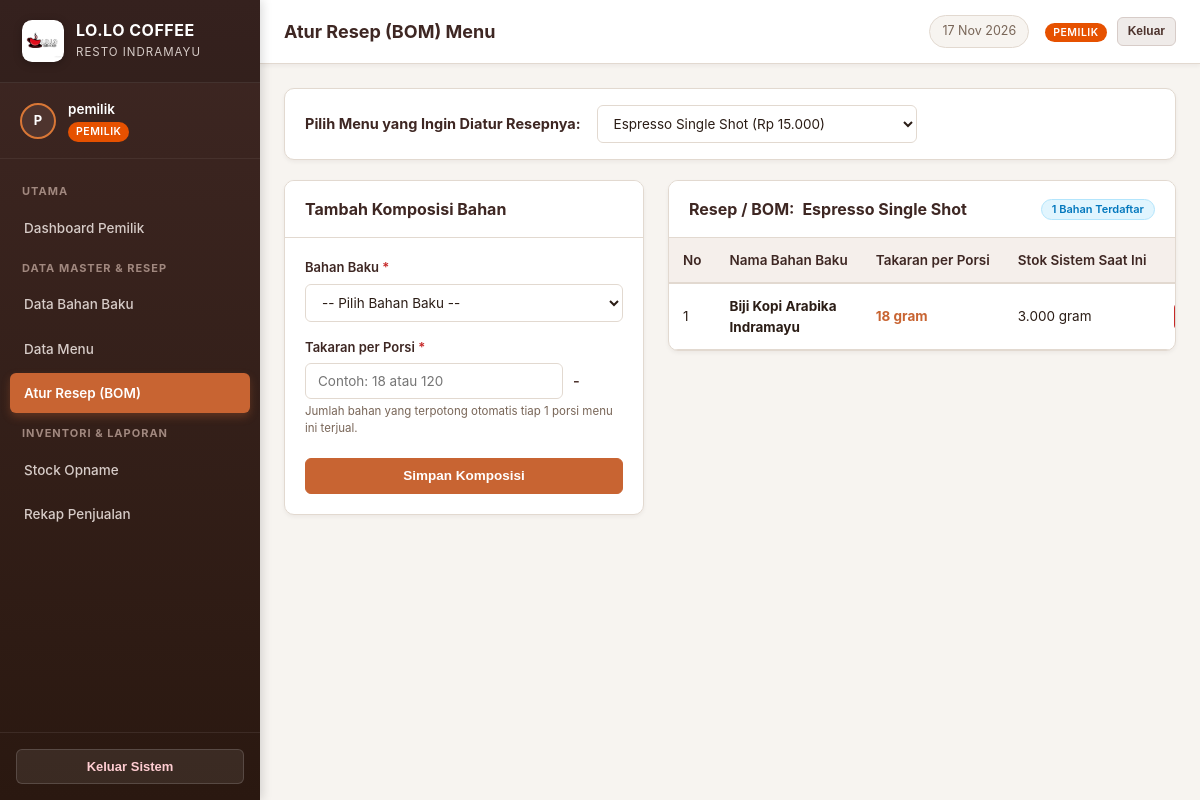
The app's page /pages/pemilik/resep.php (signed in), older data.
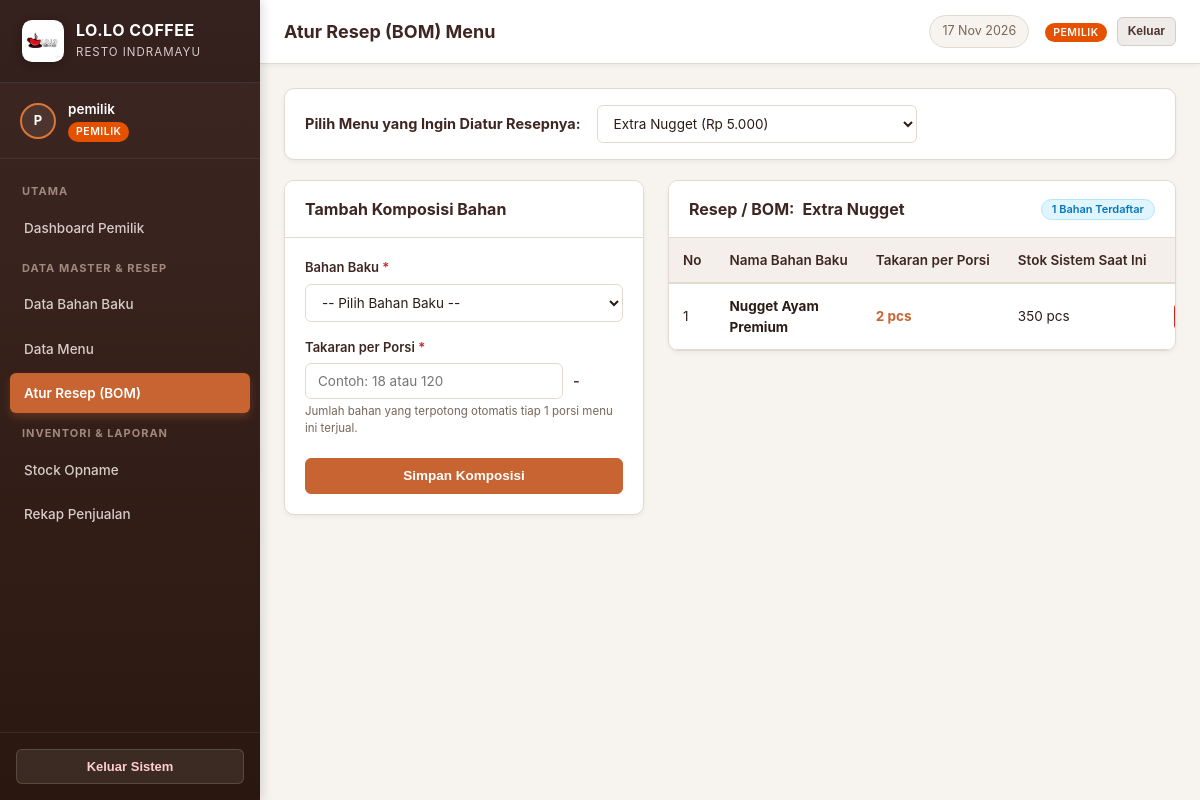
The same page, newer data.
### tables this page shows
CREATE TABLE `menu` (
    `id_menu` INT AUTO_INCREMENT PRIMARY KEY,
    `nama_menu` VARCHAR(100) NOT NULL,
    `harga` DECIMAL(12,2) NOT NULL DEFAULT 0.00,
    `created_at` TIMESTAMP DEFAULT CURRENT_TIMESTAMP
);

CREATE TABLE `resep` (
    `id_resep` INT AUTO_INCREMENT PRIMARY KEY,
    `id_menu` INT NOT NULL,
    `id_bahan` INT NOT NULL,
    `takaran` DECIMAL(10,2) NOT NULL,
    CONSTRAINT `fk_resep_menu` FOREIGN KEY (`id_menu`) REFERENCES `menu` (`id_menu`) ON DELETE CASCADE,
    CONSTRAINT `fk_resep_bahan` FOREIGN KEY (`id_bahan`) REFERENCES `bahan_baku` (`id_bahan`) ON DELETE RESTRICT
);

CREATE TABLE `bahan_baku` (
    `id_bahan` INT AUTO_INCREMENT PRIMARY KEY,
    `nama_bahan` VARCHAR(100) NOT NULL,
    `satuan` VARCHAR(20) NOT NULL,
    `stok_bahan` DECIMAL(10,2) NOT NULL DEFAULT 0.00,
    `batas_minimal` DECIMAL(10,2) NOT NULL DEFAULT 0.00,
    `created_at` TIMESTAMP DEFAULT CURRENT_TIMESTAMP
);

### config/database.php (called while the page is built, shortened)
<?php
class Database {
    private static $host = '127.0.0.1';
    private static $db_name = 'proyek 1';
    private static $username = 'root';
    private static $password = '';
    private static $conn = null;
    public static function getConnection() {
        if (self::$conn === null) {
            try {
                $options = [
                    PDO::ATTR_ERRMODE => PDO::ERRMODE_EXCEPTION,
                    PDO::ATTR_DEFAULT_FETCH_MODE => PDO::FETCH_ASSOC,
                    PDO::ATTR_EMULATE_PREPARES => true,
                    PDO::MYSQL_ATTR_MULTI_STATEMENTS => true,
                ];
                $dsn = "mysql:host=" . self::$host . ";dbname=" . self::$db_name . ";charset=utf8mb4";
                try {
                    self::$conn = new PDO($dsn, self::$username, self::$password, $options);
                } catch (PDOException $e) {
                    if ($e->getCode() == 1049 || strpos($e->getMessage(), 'Unknown database') !== false) {
                        $serverPdo = new PDO("mysql:host=" . self::$host . ";charset=utf8mb4", self::$username, self::$password, $options);
                        $serverPdo->exec("CREATE DATABASE IF NOT EXISTS `" . self::$db_name . "` DEFAULT CHARACTER SET utf8mb4 COLLATE utf8mb4_unicode_ci;");
                        self::$conn = new PDO($dsn, self::$username, self::$password, $options);
                    } else {
                        throw $e;
                    }
                }
                $needImport = false;
                $checkTable = self::$conn->query("SHOW TABLES LIKE 'menu'");
                if ($checkTable->rowCount() === 0) {
                    $needImport = true;
                } else {
                    $countMenu = (int)self::$conn->query("SELECT COUNT(*) FROM `menu`")->fetchColumn();
                    if ($countMenu < 50) {
                        $needImport = true;
                    }
                }
                if ($needImport) {
                    $sqlFile = __DIR__ . '/../database.sql';
                    if (file_exists($sqlFile)) {
                        $sqlContent = file_get_contents($sqlFile);
                        $sqlContent = preg_replace('/USE `?[^`]+`?;/i', '', $sqlContent);
                        $sqlContent = preg_replace('/CREATE DATABASE IF NOT EXISTS [^;]+;/i', '', $sqlContent);
                        try {
                            self::$conn->exec($sqlContent);
                        } catch (PDOException $ex) {
                            $statements = array_filter(array_map('trim', explode(";\n", $sqlContent)));
                            foreach ($statements as $stmt) {
                                if (!empty($stmt)) {
                                    self::$conn->exec($stmt);
                                }
                            }
                        }
                    }
                }
            } catch (PDOException $e) {
                die('<div style="font-family:Segoe UI,sans-serif;max-width:600px;margin:50px auto;padding:24px;background:#fff3cd;border:1px solid #ffeeba;border-radius:8px;color:#856404;">' .
                    '<h3 style="margin-top:0;">Gagal Terhubung ke Database MySQL</h3>' .
                    '<p>Pastikan MySQL di Laragon / XAMPP sudah aktif.</p>' .
                    '<p><small>Detail Error: ' . htmlspecialchars($e->getMessage()) . '</small></p>' .
                    '</div>');
            }
        }
        return self::$conn;
    }
}
if (!function_exists('format_angka')) {
    function format_angka($angka) {
        return (floatval($angka) == intval($angka)) ? number_format($angka, 0, ',', '.') : number_format($angka, 2, ',', '.');
    }
}

### classes/Menu.php (called while the page is built, shortened)
<?php
require_once __DIR__ . '/../config/database.php';
class Menu {
    private $db;
    public function __construct() {
        $this->db = Database::getConnection();
    }
    public function getAll() {
        $stmt = $this->db->query("SELECT * FROM menu ORDER BY nama_menu ASC");
        return $stmt->fetchAll();
    }
    public function getById($id_menu) {
        $stmt = $this->db->prepare("SELECT * FROM menu WHERE id_menu = :id LIMIT 1");
        $stmt->execute([':id' => $id_menu]);
        return $stmt->fetch();
    }
}

### classes/Resep.php (called while the page is built, shortened)
<?php
require_once __DIR__ . '/../config/database.php';
class Resep {
    private $db;
    public function __construct() {
        $this->db = Database::getConnection();
    }
    public function getByMenu($id_menu) {
        $stmt = $this->db->prepare("
            SELECT r.id_resep, r.id_menu, r.id_bahan, r.takaran,
                   b.nama_bahan, b.satuan, b.stok_bahan, b.batas_minimal
            FROM resep r
            JOIN bahan_baku b ON r.id_bahan = b.id_bahan
            WHERE r.id_menu = :id_menu
            ORDER BY b.nama_bahan ASC
        ");
        $stmt->execute([':id_menu' => $id_menu]);
        return $stmt->fetchAll();
    }
}

### pages/pemilik/resep.php (the view, shortened to what the changed rows need)
<?php
require_once __DIR__ . '/../../classes/Menu.php';
require_once __DIR__ . '/../../classes/Resep.php';
$menuModel = new Menu();
$resepModel = new Resep();
$daftarMenu = $menuModel->getAll();
$selected_menu_id = isset($_GET['id_menu']) ? (int)$_GET['id_menu'] : ($daftarMenu[0]['id_menu'] ?? 0);
$current_menu = $menuModel->getById($selected_menu_id);
$resepCurrent = $current_menu ? $resepModel->getByMenu($selected_menu_id) : [];
require_once __DIR__ . '/../../includes/header.php';
?>
<div class="card" style="margin-bottom: 20px;">
    <div class="card-body" style="padding: 16px 20px; display:flex; align-items:center; gap: 16px; flex-wrap:wrap;">
        <label for="selectFilterMenu" style="font-weight:700; color:var(--cafe-espresso);">
            Pilih Menu yang Ingin Diatur Resepnya:
        </label>
        <select id="selectFilterMenu" class="form-control" style="max-width: 320px;"
                onchange="window.location.href = '<?= BASE_URL ?>/pages/pemilik/resep.php?id_menu=' + this.value">
            <?php foreach ($daftarMenu as $m): ?>
                <option value="<?= $m['id_menu'] ?>" <?= ($selected_menu_id === (int)$m['id_menu']) ? 'selected' : '' ?>>
                    <?= htmlspecialchars($m['nama_menu']) ?> (<?= format_rupiah($m['harga']) ?>)
                </option>
            <?php endforeach; ?>
        </select>
    </div>
</div>
<?php if ($current_menu): ?>
    <div style="display: grid; grid-template-columns: 360px 1fr; gap: 24px; align-items: start;">
        <div class="card">
            <div class="card-header">
                <div class="card-title">Tambah Komposisi Bahan</div>
            </div>
            <div class="card-body">
                <form method="POST" action="">
                    <div class="form-group">
                        <label for="id_bahan" class="form-label">
                            Bahan Baku <span class="required">*</span>
                        </label>
                        <select name="id_bahan" id="id_bahan" class="form-control" required onchange="updateResepSatuan()">
                            <option value="">-- Pilih Bahan Baku --</option>
                        </select>
                    </div>
                    <div class="form-group">
                        <label for="takaran" class="form-label">
                            Takaran per Porsi <span class="required">*</span>
                        </label>
                        <div style="display:flex; align-items:center; gap: 10px;">
                            <input type="number" step="0.01" min="0.01" id="takaran" name="takaran" class="form-control"
                                   placeholder="Contoh: 18 atau 120" required>
                            <span id="txtResepSatuan" style="font-weight:600; color:var(--cafe-mocha); min-width: 50px;">-</span>
                        </div>
                        <div class="form-hint">Jumlah bahan yang terpotong otomatis tiap 1 porsi menu ini terjual.</div>
                    </div>
                    <div style="margin-top: 20px;">
                        <button type="submit" class="btn btn-primary" style="width: 100%;">
                            Simpan Komposisi
                        </button>
                    </div>
                </form>
            </div>
        </div>
        <div class="card">
            <div class="card-header">
                <div class="card-title">
                    Resep / BOM: <strong><?= htmlspecialchars($current_menu['nama_menu']) ?></strong>
                </div>
                <span class="badge badge-info"><?= count($resepCurrent) ?> Bahan Terdaftar</span>
            </div>
            <div class="table-responsive">
                <table class="table">
                    <thead>
                        <tr>
                            <th>No</th>
                            <th>Nama Bahan Baku</th>
                            <th>Takaran per Porsi</th>
                            <th>Stok Sistem Saat Ini</th>
                            <th style="text-align: center;">Aksi</th>
                        </tr>
                    </thead>
                    <tbody>
                        <?php if (empty($resepCurrent)): ?>
                            <tr>
                                <td colspan="5" style="text-align:center; padding: 24px; color: var(--text-muted);">
                                    Menu ini belum memiliki komposisi resep bahan baku.<br>
                                    Silakan tambahkan bahan pada formulir di sebelah kiri.
                                </td>
                            </tr>
                        <?php else: ?>
                            <?php $no = 1; foreach ($resepCurrent as $r): ?>
                                <tr>
                                    <td><?= $no++ ?></td>
                                    <td><strong><?= htmlspecialchars($r['nama_bahan']) ?></strong></td>
                                    <td style="font-weight: 700; color: var(--cafe-accent);">
                                        <?= format_angka($r['takaran']) ?> <?= htmlspecialchars($r['satuan']) ?>
                                    </td>
                                    <td>
                                        <?= format_angka($r['stok_bahan']) ?> <?= htmlspecialchars($r['satuan']) ?>
                                    </td>
                                    <td style="text-align: center;">
                                    </td>
                                </tr>
                            <?php endforeach; ?>
                        <?php endif; ?>
                    </tbody>
                </table>
            </div>
        </div>
    </div>
<?php endif; ?>
<?php require_once __DIR__ . '/../../includes/footer.php'; ?>

Row changes from the older to the newer data that the page shows:
no longer on this page (row edited): menu: nama_menu "Espresso Single Shot"
no longer on this page (row edited): resep: id_bahan.nama_bahan "Biji Kopi Arabika Indramayu", takaran "18", id_bahan.satuan "gram", id_bahan.stok_bahan "3.000"
added menu: nama_menu "Extra Nugget"
added resep: id_bahan.nama_bahan "Nugget Ayam Premium", takaran "2", id_bahan.satuan "pcs", id_bahan.stok_bahan "350"
Text that changed along with them:
form field value: "Espresso Single Shot (Rp 15.000)" → "Extra Nugget (Rp 5.000)"
